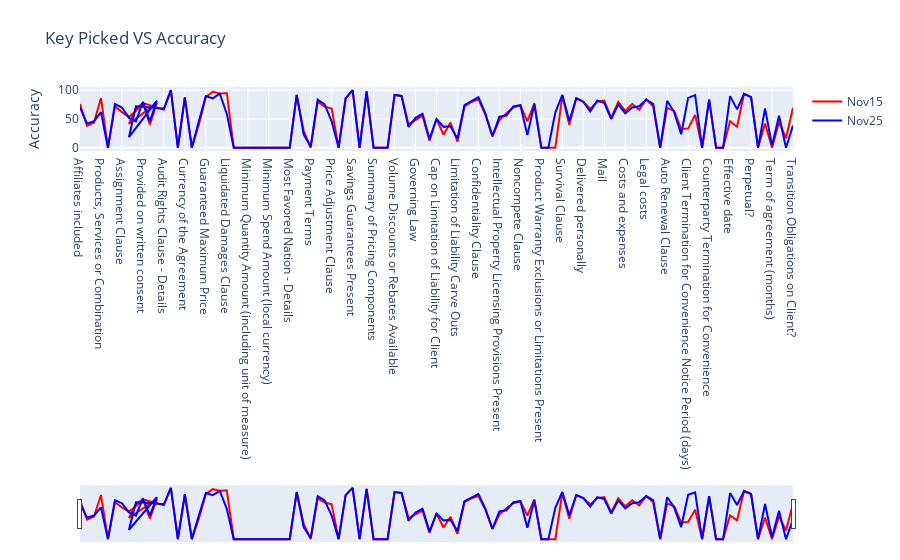

The code cell stored with this chart in its notebook:
### Code cell
fig = go.Figure()
fig.add_trace(go.Scatter(x=df['Key Picked'], y=df['Nov15'], name="Nov15",
                         line_color='red'))
fig.add_trace(go.Scatter(x=df['Key Picked'], y=df['Nov25'], name="Nov25",
                         line_color='blue'))
fig.update_layout(title_text='Key Picked VS Accuracy', xaxis_title="Key Picked",yaxis_title="Accuracy",
                  xaxis_rangeslider_visible=True)
fig.show()

### Figure 1 — Plotly figure (JSON) as saved in the notebook; plotly's stock layout.template omitted (floating-point values rounded to 4 significant figures)
{"data": [{"line": {"color": "red"}, "name": "Nov15", "type": "scatter", "x": ["Affiliates included", "Client Legal Name", "Counterparty Legal Name", "Products, Services or Combination", "Subject Matter of the Contract", "Title of Agreement", "Assignment Clause", "For certain transferees", "Mutually excluded", "Provided on written consent", "Unilaterally excluded", "Change of Control Clause", "For certain transferees", "Mutually excluded", "Provided on written consent", "Audit Rights Clause - Details", "Burden Rates Apply", "Cap on Inflation Risk Absorbed (%)", "Currency of the Agreement", "Deemed Acceptance Period (days after delivery)", "Fixed Fee", "Guaranteed Maximum Price", "Hourly Rates Apply", "Inflation Risk Absorbed by Supplier", "Liquidated Damages Clause", "Maximum Discount Percentage", "Minimum Discount Percentage", "Minimum Quantity Amount (including unit of measure)", "Minimum Quantity Clause", "Minimum Quantity Period (months)", "Minimum Spend Amount (local currency)", "Minimum Spend Clause", "Minimum Spend Period (months)", "Most Favored Nation - Details", "Most Favored Nation Clause", "Payment Duration (days)", "Payment Terms", "Penalties Clause", "Per Unit Pricing Applies", "Price Adjustment Clause", "Product Purchase Frequency", "Product Return Policy Present", "Savings Guarantees Present", "Service or Product Delivery Frequency", "Subscription Rates Apply", "Summary of Pricing Components", "Title and Risk of Loss Provisions Details", "Upfront or Down Payment Terms", "Volume Discounts or Rebates Available", "Arbitration clause", "Excluded laws and conventions", "Governing Law", "Jurisdiction Exclusivity", "Venue and Jurisdiction", "Cap on Limitation of Liability for Client", "Cap on Limitation of Liability for Counterparty", "Commercial general liability Insurance levels applicable", "Limitation of Liability Carve Outs", "Limitation of Liability Clause", "Audit Rights Clause", "Confidentiality Clause", "Data Privacy Clause", "Guarantee clause", "Intellectual Property Licensing Provisions Present", "Intellectual Property Ownership Provisions Present", "Non-Solicitation Clause", "Noncompete Clause", "Product or Service Warranties Present", "Product or Service Warranty Exclusions or Limitations Present", "Product Warranty Exclusions or Limitations Present", "Product Warranty Present", "Publicity Clause", "Survival Clause", "Third party beneficiaries", "Courier or Messenger", "Delivered personally", "Email", "Facsimile", "Mail", "Breach of covenant", "Client has indemnity obligations", "Costs and expenses", "Counterparty has indemnity obligations", "Injury or death of persons", "Legal costs", "Loss or damage to property", "Auto Renewal Cancellation Notice Period (days)", "Auto Renewal Clause", "Client Termination for Convenience", "Client Termination for convenience details", "Client Termination for Convenience Notice Period (days)", "Commencement date", "Counterparty Notice Address Details", "Counterparty Termination for Convenience", "Counterparty Termination for convenience details", "Counterparty Termination for Convenience Notice Period (days)", "Effective date", "Expiry date", "Option to Renew", "Perpetual?", "Renewal date", "Renewal term (years)", "Term of agreement (months)", "Termination for cause cure period (days)", "Transition Obligation Details", "Transition Obligations on Client?"], "y": [76, 38, 44, 86, 0, 72, 62, 54, 64, 77.55, 40, 78, 41.29, 68, 77.55, 66, 100, 0, 87.5, 0, 40, 87.76, 97.59, 93.88, 95.18, 0, 0, 0, 0, 0, 0, 0, 0, 0, 91.84, 30, 0, 79.59, 71.43, 68, 0, 85.71, 100, 0, 97.96, 0, 0, 0, 91.84, 90, 41.03, 47.92, 55.56, 12.12, 50, 22.73, 43.75, 10.53, 72, 79.59, 84, 57.14, 20, 48, 60, 70, 74, 46, 77.5, 0, 0, 0, 90, 40, 86, 80, 67.35, 80, 82, 52, 79.59, 64, 76, 66, 84, 72, 0, 69.39, 64, 32.71, 33.33, 57.14, 0, 83.67, 0, 0, 46.15, 36.67, 93.88, 88, 0, 42.11, 0, 44.44, 16.67, 69.39]}, {"line": {"color": "blue"}, "name": "Nov25", "type": "scatter", "x": ["Affiliates included", "Client Legal Name", "Counterparty Legal Name", "Products, Services or Combination", "Subject Matter of the Contract", "Title of Agreement", "Assignment Clause", "For certain transferees", "Mutually excluded", "Provided on written consent", "Unilaterally excluded", "Change of Control Clause", "For certain transferees", "Mutually excluded", "Provided on written consent", "Audit Rights Clause - Details", "Burden Rates Apply", "Cap on Inflation Risk Absorbed (%)", "Currency of the Agreement", "Deemed Acceptance Period (days after delivery)", "Fixed Fee", "Guaranteed Maximum Price", "Hourly Rates Apply", "Inflation Risk Absorbed by Supplier", "Liquidated Damages Clause", "Maximum Discount Percentage", "Minimum Discount Percentage", "Minimum Quantity Amount (including unit of measure)", "Minimum Quantity Clause", "Minimum Quantity Period (months)", "Minimum Spend Amount (local currency)", "Minimum Spend Clause", "Minimum Spend Period (months)", "Most Favored Nation - Details", "Most Favored Nation Clause", "Payment Duration (days)", "Payment Terms", "Penalties Clause", "Per Unit Pricing Applies", "Price Adjustment Clause", "Product Purchase Frequency", "Product Return Policy Present", "Savings Guarantees Present", "Service or Product Delivery Frequency", "Subscription Rates Apply", "Summary of Pricing Components", "Title and Risk of Loss Provisions Details", "Upfront or Down Payment Terms", "Volume Discounts or Rebates Available", "Arbitration clause", "Excluded laws and conventions", "Governing Law", "Jurisdiction Exclusivity", "Venue and Jurisdiction", "Cap on Limitation of Liability for Client", "Cap on Limitation of Liability for Counterparty", "Commercial general liability Insurance levels applicable", "Limitation of Liability Carve Outs", "Limitation of Liability Clause", "Audit Rights Clause", "Confidentiality Clause", "Data Privacy Clause", "Guarantee clause", "Intellectual Property Licensing Provisions Present", "Intellectual Property Ownership Provisions Present", "Non-Solicitation Clause", "Noncompete Clause", "Product or Service Warranties Present", "Product or Service Warranty Exclusions or Limitations Present", "Product Warranty Exclusions or Limitations Present", "Product Warranty Present", "Publicity Clause", "Survival Clause", "Third party beneficiaries", "Courier or Messenger", "Delivered personally", "Email", "Facsimile", "Mail", "Breach of covenant", "Client has indemnity obligations", "Costs and expenses", "Counterparty has indemnity obligations", "Injury or death of persons", "Legal costs", "Loss or damage to property", "Auto Renewal Cancellation Notice Period (days)", "Auto Renewal Clause", "Client Termination for Convenience", "Client Termination for convenience details", "Client Termination for Convenience Notice Period (days)", "Commencement date", "Counterparty Notice Address Details", "Counterparty Termination for Convenience", "Counterparty Termination for convenience details", "Counterparty Termination for Convenience Notice Period (days)", "Effective date", "Expiry date", "Option to Renew", "Perpetual?", "Renewal date", "Renewal term (years)", "Term of agreement (months)", "Termination for cause cure period (days)", "Transition Obligation Details", "Transition Obligations on Client?"], "y": [70, 42, 46, 62, 0, 76, 70, 52, 46, 79.59, 46, 82, 18.37, 72, 71.43, 68, 100, 0, 87.5, 0, 46, 89.8, 85.71, 93.88, 59.18, 0, 0, 0, 0, 0, 0, 0, 0, 0, 91.84, 23.33, 2.08, 83.67, 75.51, 46, 0, 85.71, 100, 0, 97.96, 0, 0, 0, 91.84, 90, 35.9, 52.08, 59.26, 15.15, 50, 36.36, 37.5, 15.79, 74, 81.63, 88, 59.18, 20, 54, 56, 72, 74, 22, 75.51, 0, 0, 61.22, 92, 46.67, 86, 80, 63.27, 82, 78, 50, 75.51, 60, 70, 72, 84, 76, 0, 81.63, 62, 23.53, 86.67, 91.43, 0, 83.67, 0, 0, 89.74, 66.67, 93.88, 88, 0, 68.42, 3.7, 55.56, 0, 38.78]}], "layout": {"title": {"text": "Key Picked VS Accuracy"}, "xaxis": {"rangeslider": {"visible": true}, "title": {"text": "Key Picked"}}, "yaxis": {"title": {"text": "Accuracy"}}}}
